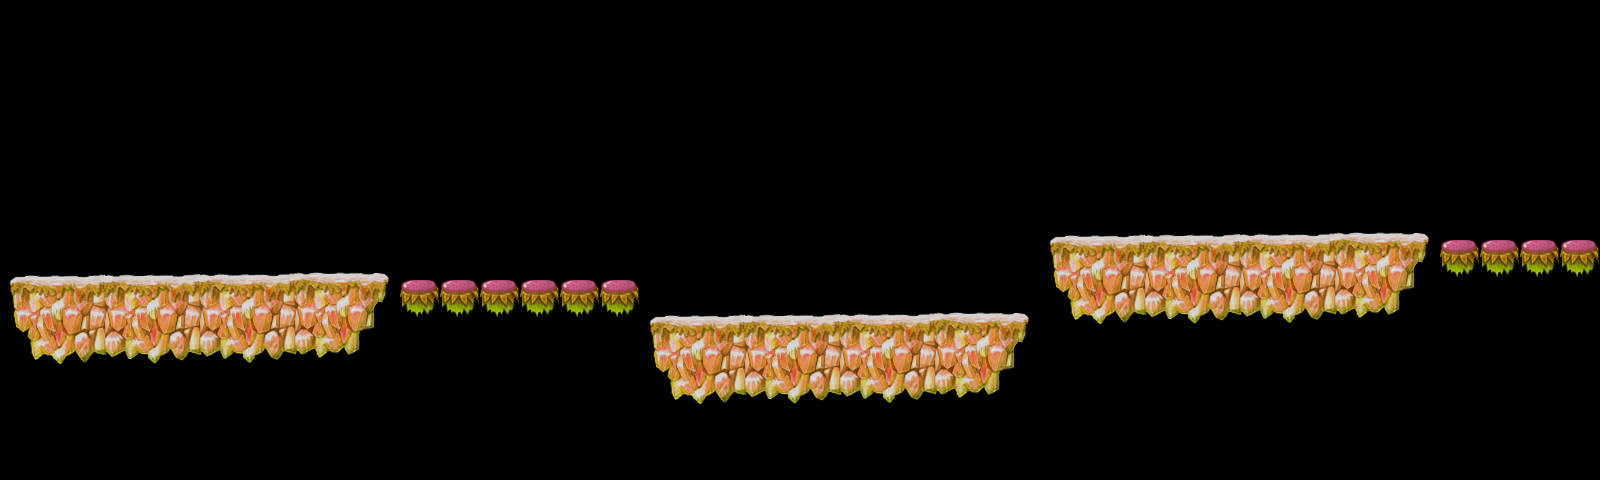

This game map was drawn from its Tiled (.tmx) file and the tilesets committed beside it. A one-line description and the trimmed map source follow:
An orthogonal 40x12 tile map with 40x40 px tiles, 3 tile layers (terrain1, decorate, protect), 1 hidden layer not drawn and 22 objects (11x 0, 6x c1, 3x 1, 2x 2).

<map version="1.0" orientation="orthogonal" width="40" height="12" tilewidth="40" tileheight="40">
 <tileset firstgid="1" name="forest" tilewidth="40" tileheight="40">
  <image source="forest.png" width="1600" height="400" />
 </tileset>
 <layer name="terrain1" width="40" height="12">
  <data>[480 cells, 128 non-empty, 48 distinct tile ids]</data>
 </layer>
 <layer name="terrain2" width="40" height="12" visible="0">
  <data>[480 cells, 0 non-empty, 0 distinct tile ids]</data>
 </layer>
 <layer name="decorate" width="40" height="12">
  <data>[480 cells, 12 non-empty, 10 distinct tile ids]</data>
 </layer>
 <layer name="protect" width="40" height="12">
  <data>[480 cells, 10 non-empty, 1 distinct tile ids]</data>
 </layer>
 <objectgroup name="collision" width="40" height="12">
  <object name="c1" x="0" y="280" width="400" height="200" />
  <object name="c1" x="640" y="320" width="400" height="160" />
  <object name="c1" x="1040" y="240" width="400" height="240" />
  <object name="c1" x="240" y="0" width="160" height="40" />
 </objectgroup>
 <objectgroup name="collision1" width="40" height="12">
  <object name="c1" x="400" y="280" width="240" height="200" />
  <object name="c1" x="1440" y="240" width="160" height="240" />
 </objectgroup>
 <objectgroup name="items" width="40" height="12">
  <object type="0" x="400" y="240" width="40" height="40" />
  <object type="0" x="440" y="280" width="40" height="40" />
  <object type="1" x="480" y="320" width="40" height="40" />
  <object type="1" x="520" y="320" width="40" height="40" />
  <object type="1" x="1080" y="160" width="40" height="40" />
  <object type="0" x="600" y="280" width="40" height="40" />
  <object type="0" x="1120" y="160" width="40" height="40" />
  <object type="0" x="1040" y="160" width="40" height="40" />
  <object type="0" x="560" y="280" width="40" height="40" />
  <object type="0" x="360" y="240" width="40" height="40" />
  <object type="0" x="280" y="240" width="40" height="40" />
  <object type="0" x="320" y="240" width="40" height="40" />
 </objectgroup>
 <objectgroup name="enemy" width="40" height="12">
  <object type="2" x="840" y="200" width="120" height="120" />
  <object type="2" x="1280" y="120" width="120" height="120" />
 </objectgroup>
 <objectgroup name="obstacle" width="40" height="12">
  <object type="0" x="240" y="40" width="80" height="120" />
  <object type="0" x="320" y="40" width="80" height="120" />
 </objectgroup>
</map>
